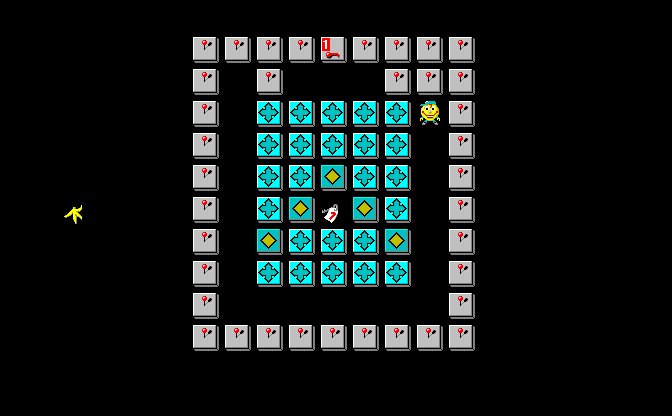

This is a level from a 2D game, rendered from its Tiled map with the project's own tilesets. A one-line summary and the complete map file follow:
An orthogonal 21x13 tile map with 32x32 px tiles, 1 tile layer (Tile Layer 1).

<map version="1.9" tiledversion="1.9.1" orientation="orthogonal" renderorder="right-down" width="21" height="13" tilewidth="32" tileheight="32" infinite="0" nextlayerid="2" nextobjectid="1">
 <tileset firstgid="1" source="banania.tsx" />
 <layer id="1" name="Tile Layer 1" width="21" height="13">
  <data encoding="csv">
0, 0, 0, 0, 0, 0, 0, 0, 0, 0, 0, 0, 0, 0, 0, 0, 0, 0, 0, 0, 0
, 0, 0, 0, 0, 0, 0, 3, 3, 3, 3, 19, 3, 3, 3, 3, 0, 0, 0, 0, 0, 0
, 0, 0, 0, 0, 0, 0, 3, 0, 3, 0, 0, 0, 3, 3, 3, 0, 0, 0, 0, 0, 0
, 0, 0, 0, 0, 0, 0, 3, 0, 5, 5, 5, 5, 5, 1, 3, 0, 0, 0, 0, 0, 0
, 0, 0, 0, 0, 0, 0, 3, 0, 5, 5, 5, 5, 5, 0, 3, 0, 0, 0, 0, 0, 0
, 0, 0, 0, 0, 0, 0, 3, 0, 5, 5, 6, 5, 5, 0, 3, 0, 0, 0, 0, 0, 0
, 0, 0, 4, 0, 0, 0, 3, 0, 5, 6, 13, 6, 5, 0, 3, 0, 0, 0, 0, 0, 0
, 0, 0, 0, 0, 0, 0, 3, 0, 6, 5, 5, 5, 6, 0, 3, 0, 0, 0, 0, 0, 0
, 0, 0, 0, 0, 0, 0, 3, 0, 5, 5, 5, 5, 5, 0, 3, 0, 0, 0, 0, 0, 0
, 0, 0, 0, 0, 0, 0, 3, 0, 0, 0, 0, 0, 0, 0, 3, 0, 0, 0, 0, 0, 0
, 0, 0, 0, 0, 0, 0, 3, 3, 3, 3, 3, 3, 3, 3, 3, 0, 0, 0, 0, 0, 0
, 0, 0, 0, 0, 0, 0, 0, 0, 0, 0, 0, 0, 0, 0, 0, 0, 0, 0, 0, 0, 0
, 0, 0, 0, 0, 0, 0, 0, 0, 0, 0, 0, 0, 0, 0, 0, 0, 0, 0, 0, 0, 0
</data>
 </layer>
</map>
